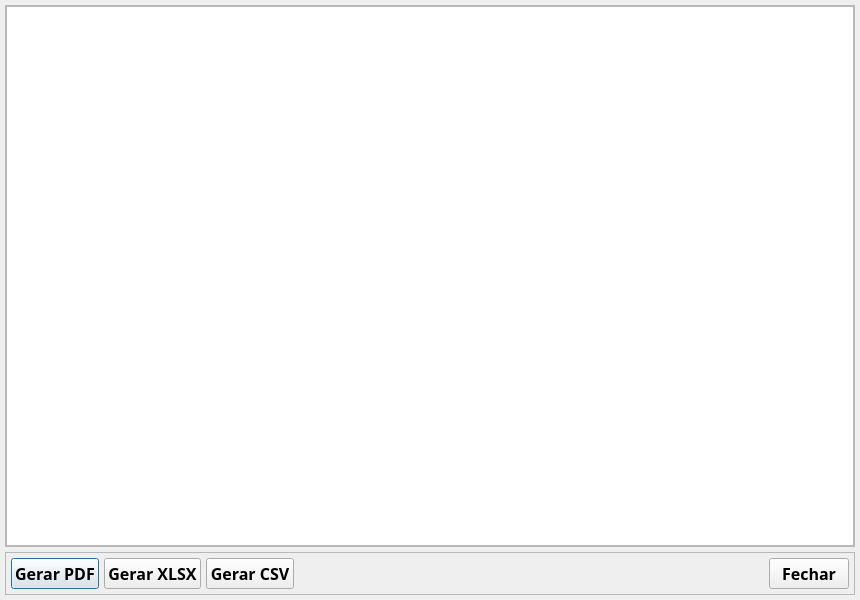
<?xml version="1.0" encoding="UTF-8"?>
<ui version="4.0">
 <class>Rel_Recarga_Colaborador_Preview</class>
 <widget class="QDialog" name="Rel_Recarga_Colaborador_Preview">
  <property name="geometry">
   <rect>
    <x>0</x>
    <y>0</y>
    <width>860</width>
    <height>600</height>
   </rect>
  </property>
  <property name="minimumSize">
   <size>
    <width>700</width>
    <height>500</height>
   </size>
  </property>
  <property name="font">
   <font>
    <family>Segoe UI Semibold</family>
    <pointsize>12</pointsize>
    <bold>true</bold>
   </font>
  </property>
  <property name="windowTitle">
   <string>Pré-visualização — Relatório de Recargas por Colaborador</string>
  </property>
  <layout class="QVBoxLayout" name="verticalLayout">
   <property name="spacing">
    <number>5</number>
   </property>
   <property name="leftMargin">
    <number>5</number>
   </property>
   <property name="topMargin">
    <number>5</number>
   </property>
   <property name="rightMargin">
    <number>5</number>
   </property>
   <property name="bottomMargin">
    <number>5</number>
   </property>
   <item>
    <widget class="QFrame" name="frm_Visualizacao">
     <property name="frameShape">
      <enum>QFrame::Shape::StyledPanel</enum>
     </property>
     <property name="frameShadow">
      <enum>QFrame::Shadow::Raised</enum>
     </property>
     <layout class="QVBoxLayout" name="verticalLayout_2">
      <property name="spacing">
       <number>0</number>
      </property>
      <property name="leftMargin">
       <number>0</number>
      </property>
      <property name="topMargin">
       <number>0</number>
      </property>
      <property name="rightMargin">
       <number>0</number>
      </property>
      <property name="bottomMargin">
       <number>0</number>
      </property>
      <item>
       <widget class="QTextBrowser" name="txt_Visualizacao"/>
      </item>
     </layout>
    </widget>
   </item>
   <item>
    <widget class="QFrame" name="frm_Botoes">
     <property name="frameShape">
      <enum>QFrame::Shape::StyledPanel</enum>
     </property>
     <property name="frameShadow">
      <enum>QFrame::Shadow::Raised</enum>
     </property>
     <layout class="QHBoxLayout" name="horizontalLayout">
      <property name="spacing">
       <number>5</number>
      </property>
      <property name="leftMargin">
       <number>5</number>
      </property>
      <property name="topMargin">
       <number>5</number>
      </property>
      <property name="rightMargin">
       <number>5</number>
      </property>
      <property name="bottomMargin">
       <number>5</number>
      </property>
      <item>
       <widget class="QPushButton" name="bt_PDF">
        <property name="minimumSize">
         <size>
          <width>0</width>
          <height>30</height>
         </size>
        </property>
        <property name="text">
         <string>Gerar PDF</string>
        </property>
       </widget>
      </item>
      <item>
       <widget class="QPushButton" name="bt_XLSX">
        <property name="minimumSize">
         <size>
          <width>0</width>
          <height>30</height>
         </size>
        </property>
        <property name="text">
         <string>Gerar XLSX</string>
        </property>
       </widget>
      </item>
      <item>
       <widget class="QPushButton" name="bt_CSV">
        <property name="minimumSize">
         <size>
          <width>0</width>
          <height>30</height>
         </size>
        </property>
        <property name="text">
         <string>Gerar CSV</string>
        </property>
       </widget>
      </item>
      <item>
       <spacer name="horizontalSpacer">
        <property name="orientation">
         <enum>Qt::Orientation::Horizontal</enum>
        </property>
        <property name="sizeHint" stdset="0">
         <size>
          <width>40</width>
          <height>20</height>
         </size>
        </property>
       </spacer>
      </item>
      <item>
       <widget class="QPushButton" name="bt_Fechar">
        <property name="minimumSize">
         <size>
          <width>0</width>
          <height>30</height>
         </size>
        </property>
        <property name="text">
         <string>Fechar</string>
        </property>
       </widget>
      </item>
     </layout>
    </widget>
   </item>
  </layout>
 </widget>
 <resources/>
 <connections/>
</ui>
